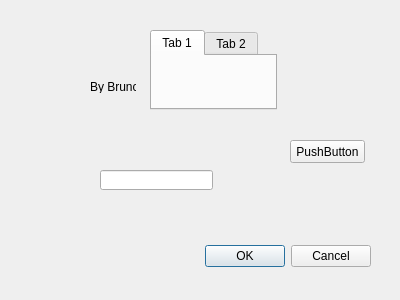
<?xml version="1.0" encoding="UTF-8"?>
<ui version="4.0">
 <class>about</class>
 <widget class="QDialog" name="about">
  <property name="geometry">
   <rect>
    <x>0</x>
    <y>0</y>
    <width>400</width>
    <height>300</height>
   </rect>
  </property>
  <property name="windowTitle">
   <string>Dialog</string>
  </property>
  <widget class="QDialogButtonBox" name="buttonBox">
   <property name="geometry">
    <rect>
     <x>30</x>
     <y>240</y>
     <width>341</width>
     <height>32</height>
    </rect>
   </property>
   <property name="orientation">
    <enum>Qt::Horizontal</enum>
   </property>
   <property name="standardButtons">
    <set>QDialogButtonBox::Cancel|QDialogButtonBox::Ok</set>
   </property>
  </widget>
  <widget class="QLabel" name="label">
   <property name="geometry">
    <rect>
     <x>90</x>
     <y>80</y>
     <width>46</width>
     <height>13</height>
    </rect>
   </property>
   <property name="text">
    <string>By Bruno</string>
   </property>
  </widget>
  <widget class="QLineEdit" name="lineEdit">
   <property name="geometry">
    <rect>
     <x>100</x>
     <y>170</y>
     <width>113</width>
     <height>20</height>
    </rect>
   </property>
  </widget>
  <widget class="QPushButton" name="pushButton">
   <property name="geometry">
    <rect>
     <x>290</x>
     <y>140</y>
     <width>75</width>
     <height>23</height>
    </rect>
   </property>
   <property name="text">
    <string>PushButton</string>
   </property>
  </widget>
  <widget class="QTabWidget" name="tabWidget">
   <property name="geometry">
    <rect>
     <x>150</x>
     <y>30</y>
     <width>127</width>
     <height>80</height>
    </rect>
   </property>
   <widget class="QWidget" name="tab">
    <attribute name="title">
     <string>Tab 1</string>
    </attribute>
   </widget>
   <widget class="QWidget" name="tab_2">
    <attribute name="title">
     <string>Tab 2</string>
    </attribute>
   </widget>
  </widget>
 </widget>
 <resources/>
 <connections>
  <connection>
   <sender>buttonBox</sender>
   <signal>accepted()</signal>
   <receiver>about</receiver>
   <slot>accept()</slot>
   <hints>
    <hint type="sourcelabel">
     <x>248</x>
     <y>254</y>
    </hint>
    <hint type="destinationlabel">
     <x>157</x>
     <y>274</y>
    </hint>
   </hints>
  </connection>
  <connection>
   <sender>buttonBox</sender>
   <signal>rejected()</signal>
   <receiver>about</receiver>
   <slot>reject()</slot>
   <hints>
    <hint type="sourcelabel">
     <x>316</x>
     <y>260</y>
    </hint>
    <hint type="destinationlabel">
     <x>286</x>
     <y>274</y>
    </hint>
   </hints>
  </connection>
 </connections>
</ui>
